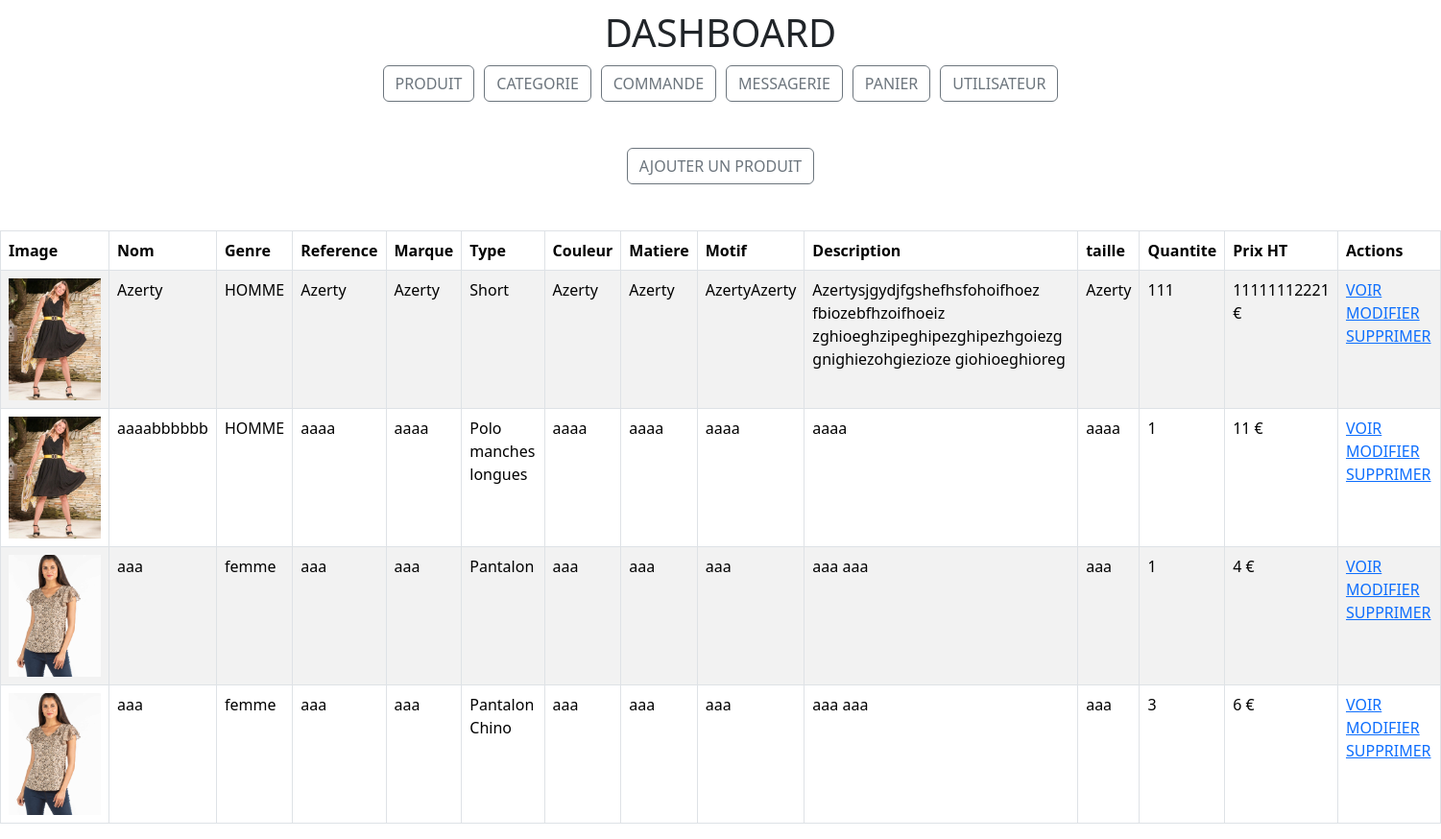
Screenshot of /dashboard/produits/dashboard_produits.php with the database file from the repository.
### tables this page shows
CREATE TABLE `produits` (
  `id` int NOT NULL,
  `image_produit` varchar(255) NOT NULL,
  `nom_produit` varchar(255) NOT NULL,
  `genre` varchar(255) NOT NULL,
  `reference` varchar(255) NOT NULL,
  `marque` varchar(255) NOT NULL,
  `categorie_id` int NOT NULL,
  `couleur` varchar(255) NOT NULL,
  `matiere` varchar(255) NOT NULL,
  `motif` varchar(255) NOT NULL,
  `description` varchar(1000) NOT NULL,
  `taille` varchar(255) NOT NULL,
  `quantite` int NOT NULL,
  `prix_ht` varchar(255) NOT NULL
);

CREATE TABLE `categories` (
  `id` int NOT NULL,
  `type` varchar(255) NOT NULL
);

### src/dashboard/produits/dashboard_produits.php (the view, shortened to what this page needs)
<?php
require_once("../../connect.php");
$sql = "SELECT p.*, c.type as categorie_type FROM produits p JOIN categories c ON p.categorie_id = c.id";
$query = $db->prepare($sql);
$query->execute();
$produits = $query->fetchAll(PDO::FETCH_ASSOC);
?>
<!DOCTYPE html>
<html lang="fr">
<head>
    <link rel="stylesheet" href="../../css/dashboard/dashboard.css">
    <link href="https://cdn.jsdelivr.net/npm/bootstrap@5.3.3/dist/css/bootstrap.min.css" rel="stylesheet">
</head>
<body>
    <?php
    include '../../templates/navbar_dashboard.php';
    ?>
    <section class="dashboard">
        <br>
        <br>
        <div class="add">
            <a href="../produits/create_produits.php"><button type="button" class="btn btn-outline-secondary">AJOUTER UN
                    PRODUIT</button></a>
        </div>
        <br>
        <br>
        <table class="table table-striped table-hover table table-bordered">
            <thead>
                <th>Image</th>
                <th>Nom</th>
                <th>Genre</th>
                <th>Reference</th>
                <th>Marque</th>
                <th>Type</th>
                <th>Couleur</th>
                <th>Matiere</th>
                <th>Motif</th>
                <th>Description</th>
                <th>taille</th>
                <th>Quantite</th>
                <th>Prix HT</th>
                <th>Actions</th>
            </thead>
            <tbody>
                <?php
                foreach ($produits as $produit) {
                ?>
                    <tr>
                        <td><img src="/<?= $produit["image_produit"] ?>" alt="<?= $produit["categorie_type"] ?>" width='96px' height='127px'></td>
                        <td><?= $produit["nom_produit"] ?></td>
                        <td><?= $produit["genre"] ?></td>
                        <td><?= $produit["reference"] ?></td>
                        <td><?= $produit["marque"] ?></td>
                        <td><?= $produit["categorie_type"] ?></td>
                        <td><?= $produit["couleur"] ?></td>
                        <td><?= $produit["matiere"] ?></td>
                        <td><?= $produit["motif"] ?></td>
                        <td><?= $produit["description"] ?></td>
                        <td><?= $produit["taille"] ?></td>
                        <td><?= $produit["quantite"] ?></td>
                        <td><?= $produit["prix_ht"] ?> €</td>
                        <td>
                            <a href="fiche_produit.php?id=<?= $produit["id"] ?>">VOIR</a>
                            <a href="update_produits.php?id=<?= $produit["id"] ?>">MODIFIER</a>
                            <a href="./delete_produits.php?id=<?= $produit["id"] ?>">SUPPRIMER</a>
                        </td>
                    </tr>
                <?php
                }
                ?>
            </tbody>
        </table>
    </section>
</body>
</html>

### src/css/dashboard/dashboard.css (style rules this page uses)
.add { display: flex; width: auto; margin: 0 auto; justify-content: center; align-items: center; }

### rows the page displays
produits: image_produit (picture), nom_produit "Azerty", genre "HOMME", reference "Azerty", marque "Azerty", categorie.type "Short", couleur "Azerty", matiere "Azerty", motif "AzertyAzerty", description "Azertysjgydjfgshefhsfohoifhoez fbiozebfhzoifhoeiz zghioeghzipeghipezghipezhgoiezg gnighiezohgiezioze giohioeghioreg", taille "Azerty", quantite "111", prix_ht "11111112221"
produits: image_produit (picture), nom_produit "aaaabbbbbb", genre "HOMME", reference "aaaa", marque "aaaa", categorie.type "Polo manches longues", couleur "aaaa", matiere "aaaa", motif "aaaa", description "aaaa", taille "aaaa", quantite "1", prix_ht "11"
produits: image_produit (picture), nom_produit "aaa", genre "femme", reference "aaa", marque "aaa", categorie.type "Pantalon", couleur "aaa", matiere "aaa", motif "aaa", description "aaa aaa", taille "aaa", quantite "1", prix_ht "4"
produits: image_produit (picture), nom_produit "aaa", genre "femme", reference "aaa", marque "aaa", categorie.type "Pantalon Chino", couleur "aaa", matiere "aaa", motif "aaa", description "aaa aaa", taille "aaa", quantite "3", prix_ht "6"
